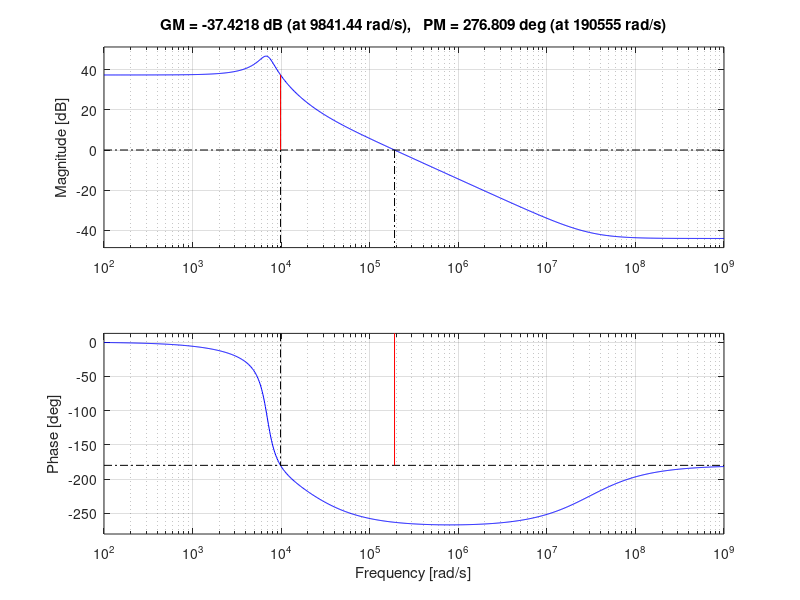
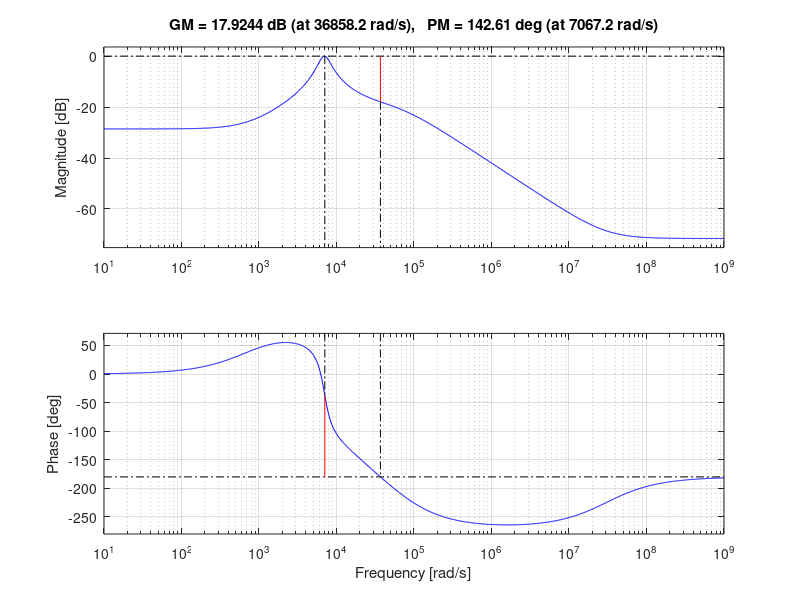
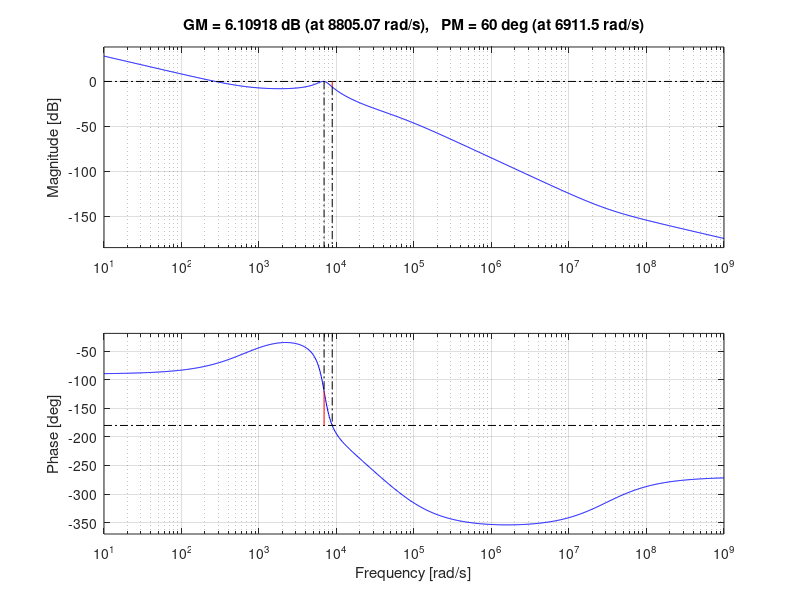

These figures' MATLAB source, in order:
%% PARAMETERS
Vi = 48;
Vo = 120;
Rl = 12;
L  = 100e-6;
C  = 33e-6;
Rc = 0.001;
r = 0.002;
Ra = 30e3;
Rb = 10e3;
beta = Rb/(Ra+Rb);
H11 = (Ra*Rb)/(Ra+Rb);

D_dash = Vi/Vo; % D~ =(1-D)


s = tf('s');

%% PLANT

Tpx = ((-Vo*Rc)/(D_dash*(Rl+Rc)));
Wzn = (1/(C*Rc));
Wzp = (Rl*((D_dash^2)-r))/L;
W0 = (r+Rl*D_dash^2)/(L*C*(Rl+Rc))
W1 = (C*(r*(Rl+Rc)+Rl*Rc*D_dash^2)+L)/(L*C*(Rl+Rc));


Tp = Tpx*(s+Wzn)*(s-Wzp)/(s^2 + s*W1+W0);
[tp_num ,tp_den]= tfdata(Tp, 'v');

%% audio suscepatiblity

Mv = (D_dash*Rl*Rc/(L*(Rl+Rc)))*(s+Wzn)/(s^2 + s*W1+W0);
[mv_num ,Mv_den]= tfdata(Mv, 'v');

%% output impedance 

Z0 =(Rl*Rc/(Rl+Rc))*(s+Wzn)*(s-(r/L))/(s^2 + s*W1+W0);
[Z0_num ,Z0_den]= tfdata(Z0, 'v');
%% UNCOMPENSATED LOOP

Tm = 1;
G_uncomp = Tm *beta* Tp;

disp('--- Uncompensated System ---')
figure;
margin(G_uncomp);
grid on;

%% DESIRED CROSSOVER FREQUENCY
wc = 2*pi*1100 % 1100 Hz

%% MAGNITUDE & PHASE AT wc
[mag, phase] = bode(G_uncomp, wc);
mag = mag(:);
phase = phase(:);

PHASE_uncomp = phase;
fprintf('\nUncompensated Phase(wc) = %.2f deg\n', PHASE_uncomp);

%% DESIRED PHASE MARGIN
PM_desired = 60;

% Add safety margin
Phase_boost = PM_desired - PHASE_uncomp - 90;

fprintf('Required Phase Boost = %.2f deg\n', Phase_boost);

%% BOOST FACTOR
if Phase_boost <= 0 
    % TYPE I COMPENSATOR
    if abs(Phase_boost)>90
        typr_comp =2;
        phi = Phase_boost;
        k = (tan(deg2rad(45 + phi/2)));
        % ZERO & POLE
        wz = wc / (k);
        wp = wc * (k);
    
        fprintf('\nZero = %.2f rad/s\n', wz);
        fprintf('Pole = %.2f rad/s\n', wp);
    
        % TYPE-II COMPENSATOR
       Tc_tem = (1 + wz/s) / ( (1 + s/wp) );

    else
        typr_comp =1;
        k=1;
        Tc_tem = 1/s;
    end

elseif Phase_boost >0 && Phase_boost<=90
    
    typr_comp =2;
    
    phi = Phase_boost;
    k = (tan(deg2rad(45 + phi/2)));
    % ZERO & POLE
    wz = wc / (k);
    wp = wc * (k);
    
    fprintf('\nZero = %.2f rad/s\n', wz);
    fprintf('Pole = %.2f rad/s\n', wp);
    
    % TYPE-II COMPENSATOR
    Tc_tem = (1 +s/wz) / ( (1 + s/wp) );

elseif Phase_boost >90 && Phase_boost<180
    typr_comp =3;
    phi = Phase_boost;
    k = (tan(deg2rad(45 + phi/4)))^2;
    % ZERO & POLE
    wz = wc / (k^0.5);
    wp = wc * (k^0.5);
    
    fprintf('\nZero = %.2f rad/s\n', wz);
    fprintf('Pole = %.2f rad/s\n', wp);
    
    % TYPE-III COMPENSATOR
    Tc_tem =wz* (1 + s/wz)*(1 + s/wz) / ( (1 + s/wp)*(1 + s/wp) );

end
%% LOOP WITH COMPENSATOR (NO GAIN)
T_temp = Tc_tem *beta*Tm * Tp;

%% FIND GAIN
[mag2, ~] = bode(T_temp, wc);
mag2 = mag2(:);

K = 1/mag2;

fprintf('\n Gain K = %.4f\n', K);

%% FINAL COMPENSATOR
Tc = K * Tc_tem;

%% FINAL LOOP
G_final = Tc * Tm * beta * Tp;

disp('---  Compensated System ---')
figure;
margin(G_final);
grid on;

%% CHECK PHASE MARGIN
[GM, PM, Wcg, Wcp] = margin(G_final);
fprintf('\nFinal Phase Margin  = %.2f deg\n', PM);

[num, den] = tfdata(Tc, 'v');

%% design of components 


%% BOOST FACTOR
if Phase_boost <= 0 
    % TYPE I COMPENSATOR
    if abs(Phase_boost)>90
        typr_comp =2;
        phi = Phase_boost;
        k = (tan(deg2rad(45 + phi/2)));
        % ZERO & POLE
        wz = wc / (k);
        wp = wc * (k);
    
        fprintf('\nZero = %.2f rad/s\n', wz);
        fprintf('Pole = %.2f rad/s\n', wp);
    
        % TYPE-II COMPENSATOR
       Gc_noK = (1 + wz/s) / ( (1 + s/wp) );

    else
        typr_comp =1;
        k=1;
        Gc_noK = 1/s^2;
    end

elseif Phase_boost >0 && Phase_boost<=90
    
    typr_comp =2;
    
    phi = Phase_boost;
    k = (tan(deg2rad(45 + phi/2)));
    % ZERO & POLE
    wz = wc / (k);
    wp = wc * (k);
    
    fprintf('\nZero = %.2f rad/s\n', wz);
    fprintf('Pole = %.2f rad/s\n', wp);
    
    % TYPE-II COMPENSATOR
    Gc_noK = (1 + wz/s) / ( (1 + s/wp) );

elseif Phase_boost >90 && Phase_boost<180
    typr_comp =3;
    phi = Phase_boost;
    k = (tan(deg2rad(45 + phi/4)))^2;
    % ZERO & POLE
    wz = wc / (k^0.5);
    wp = wc * (k^0.5);
    
    fprintf('\nZero = %.2f rad/s\n', wz);
    fprintf('Pole = %.2f rad/s\n', wp);
    
    % TYPE-III COMPENSATOR
    Gc_noK = (1 + wz/s)*(1 + s/wz) / ( (1 + s/wp)*(1 + s/wp) );

end
%% LOOP WITH COMPENSATOR (NO GAIN)
T_temp = Gc_noK * Tp * beta * Tm;

%% FIND GAIN
[mag2, ~] = bode(T_temp, wc);
mag2 = mag2(:);

K = 1/mag2;

fprintf('\nType-III Gain K = %.4f\n', K);

%% FINAL COMPENSATOR
Tc = K * Gc_noK 

%% FINAL LOOP
G_final = Tc * beta * Tm* Tp;

disp('---  Compensated System ---')
figure;
margin(G_final);
grid on;

%% CHECK PHASE MARGIN
[GM, PM, Wcg, Wcp] = margin(G_final);
fprintf('\nFinal Phase Margin  = %.2f deg\n', PM);

[num, den] = tfdata(Tc, 'v');

%% design of components 
R1_min = 1e3;
R1_max = 50e3;

C_min = 1e-12;
C_max = 100e-9;

max_iter = 1000;   % safety limit

for k = 1:max_iter

    if typr_comp == 1
        R1 = R1_min+1000;
        R1_min = R1;
        C1 = 1/(K * R1);

        if (C1 >= C_min) && (C1 <= C_max)
            fprintf('Type I Compensator:\n');
            fprintf('R1 = %.2f Ohm\n', R1);
            fprintf('C1 = %.3e F\n\n', C1);
            break;
        end

    elseif typr_comp == 2
        Ri = R1_min+1000;
        R1_min = Ri; 
        Rf = K * Ri;

        Cf  = 1/(Rf * wz);
        Chf = 1/(Rf * wp);

        if (Cf >= C_min && Cf <= C_max) && ...
           (Chf >= C_min && Chf <= C_max)

            fprintf('Type II Compensator:\n');
            fprintf('Ri = %.2f Ohm\n', Ri);
            fprintf('Rf = %.2f Ohm\n', Rf);
            fprintf('Cf = %.3e F\n', Cf);
            fprintf('Chf = %.3e F\n\n', Chf);
            break;
        end

    elseif typr_comp == 3
        Rif = R1_min+1000;
        R1_min = Rif; 
        Rf = K * Rif * sqrt(wz/wp);

        Cf  = 1/(Rf * wz);
        Cif = 1/(Rif * wp);
        Chf = 1/(Rf * wp);

        Ri = abs((1/(Cif * wz)) - Rif);

        if (Cf >= C_min && Cf <= C_max) && ...
           (Cif >= C_min && Cif <= C_max) && ...
           (Chf >= C_min && Chf <= C_max) 
            fprintf('Type III Compensator:\n');
            fprintf('Rif = %.2f Ohm\n', Rif);
            fprintf('Rf = %.2f Ohm\n', Rf);
            fprintf('Cf = %.3e F\n', Cf);
            fprintf('Cif = %.3e F\n', Cif);
            fprintf('Chf = %.3e F\n', Chf);
            fprintf('Ri = %.2f Ohm\n\n', Ri);
            break;
        end
    end
end

if k == max_iter
    fprintf('No valid design found within constraints.\n');
end


%%%
%% POLES AND ZEROS OF CLOSED LOOP SYSTEM
%% ==========================================================
% FINAL CLOSED-LOOP POLES AND ZEROS
%% ==========================================================

% Closed-loop transfer function
Tcl = feedback(G_final,1);

% Poles and Zeros
CL_Poles = pole(Tcl);
CL_Zeros = zero(Tcl);

disp('=========================================')
disp(' FINAL CLOSED-LOOP POLES')
disp('=========================================')
disp(CL_Poles)

disp('=========================================')
disp(' FINAL CLOSED-LOOP ZEROS')
disp('=========================================')
disp(CL_Zeros)
%%OPEN LOOP POLES
OL_Poles = pole(G_final);
OL_Zeros = zero(G_final);

disp(OL_Poles)
disp(OL_Zeros)
